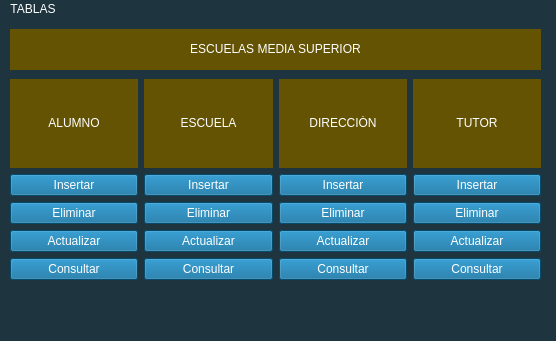
<?xml version="1.0" encoding="UTF-8"?>
<ui version="4.0">
 <class>mainwindow</class>
 <widget class="QMainWindow" name="mainwindow">
  <property name="geometry">
   <rect>
    <x>0</x>
    <y>0</y>
    <width>556</width>
    <height>341</height>
   </rect>
  </property>
  <property name="windowTitle">
   <string>ESCUELAS MEDIA SUPERIOR</string>
  </property>
  <property name="windowIcon">
   <iconset resource="../resources_rc.qrc">
    <normaloff>:/iconos/recursos/conocimiento.png</normaloff>:/iconos/recursos/conocimiento.png</iconset>
  </property>
  <property name="styleSheet">
   <string notr="true">QWidget
{
	background-color:#1E343F;
	color:#ffffff;
	border-color:#000000;
}
QPushButton
{
	background-color:#046799;
	color:#FFFFFF;
	border-color:#000000;
}

QComboBox
{
	background-color:#034263;
	color:#FFFFFF;
	border-color:#000000;
}

QLabel
{
	background-color:#635303;
	color:#FFFFFF;
	border-color:#000000;
}
QMenu
{
	background-color:#046799;
	color:#FFFFFF;
	border-color:#000000;
}</string>
  </property>
  <widget class="QWidget" name="centralwidget">
   <widget class="QWidget" name="layoutWidget">
    <property name="geometry">
     <rect>
      <x>10</x>
      <y>60</y>
      <width>531</width>
      <height>201</height>
     </rect>
    </property>
    <layout class="QGridLayout" name="gridLayout">
     <item row="3" column="2">
      <widget class="QPushButton" name="actualizar_d">
       <property name="text">
        <string>Actualizar</string>
       </property>
       <property name="icon">
        <iconset resource="../resources_rc.qrc">
         <normaloff>:/iconos/recursos/boton-actualizar.png</normaloff>:/iconos/recursos/boton-actualizar.png</iconset>
       </property>
      </widget>
     </item>
     <item row="2" column="2">
      <widget class="QPushButton" name="eliminar_d">
       <property name="text">
        <string>Eliminar</string>
       </property>
       <property name="icon">
        <iconset resource="../resources_rc.qrc">
         <normaloff>:/iconos/recursos/eliminar.png</normaloff>:/iconos/recursos/eliminar.png</iconset>
       </property>
      </widget>
     </item>
     <item row="0" column="0">
      <widget class="QLabel" name="label">
       <property name="styleSheet">
        <string notr="true">font: 700 13pt &quot;Unispace&quot;;</string>
       </property>
       <property name="text">
        <string>&lt;html&gt;&lt;head/&gt;&lt;body&gt;&lt;p align=&quot;center&quot;&gt;ALUMNO&lt;/p&gt;&lt;/body&gt;&lt;/html&gt;</string>
       </property>
      </widget>
     </item>
     <item row="1" column="0">
      <widget class="QPushButton" name="insertar_a">
       <property name="text">
        <string>Insertar</string>
       </property>
       <property name="icon">
        <iconset resource="../resources_rc.qrc">
         <normaloff>:/iconos/recursos/boton-agregar.png</normaloff>:/iconos/recursos/boton-agregar.png</iconset>
       </property>
      </widget>
     </item>
     <item row="2" column="0">
      <widget class="QPushButton" name="eliminar_a">
       <property name="text">
        <string>Eliminar</string>
       </property>
       <property name="icon">
        <iconset resource="../resources_rc.qrc">
         <normaloff>:/iconos/recursos/eliminar.png</normaloff>:/iconos/recursos/eliminar.png</iconset>
       </property>
      </widget>
     </item>
     <item row="2" column="3">
      <widget class="QPushButton" name="eliminar_t">
       <property name="text">
        <string>Eliminar</string>
       </property>
       <property name="icon">
        <iconset resource="../resources_rc.qrc">
         <normaloff>:/iconos/recursos/eliminar.png</normaloff>:/iconos/recursos/eliminar.png</iconset>
       </property>
      </widget>
     </item>
     <item row="1" column="1">
      <widget class="QPushButton" name="insertar_e">
       <property name="text">
        <string>Insertar</string>
       </property>
       <property name="icon">
        <iconset resource="../resources_rc.qrc">
         <normaloff>:/iconos/recursos/boton-agregar.png</normaloff>:/iconos/recursos/boton-agregar.png</iconset>
       </property>
      </widget>
     </item>
     <item row="4" column="2">
      <widget class="QPushButton" name="consultar_d">
       <property name="text">
        <string>Consultar</string>
       </property>
       <property name="icon">
        <iconset resource="../resources_rc.qrc">
         <normaloff>:/iconos/recursos/consulta.png</normaloff>:/iconos/recursos/consulta.png</iconset>
       </property>
      </widget>
     </item>
     <item row="4" column="0">
      <widget class="QPushButton" name="consultar_a">
       <property name="text">
        <string>Consultar</string>
       </property>
       <property name="icon">
        <iconset resource="../resources_rc.qrc">
         <normaloff>:/iconos/recursos/consulta.png</normaloff>:/iconos/recursos/consulta.png</iconset>
       </property>
      </widget>
     </item>
     <item row="2" column="1">
      <widget class="QPushButton" name="eliminar_e">
       <property name="text">
        <string>Eliminar</string>
       </property>
       <property name="icon">
        <iconset resource="../resources_rc.qrc">
         <normaloff>:/iconos/recursos/eliminar.png</normaloff>:/iconos/recursos/eliminar.png</iconset>
       </property>
      </widget>
     </item>
     <item row="3" column="3">
      <widget class="QPushButton" name="actualizar_t">
       <property name="text">
        <string>Actualizar</string>
       </property>
       <property name="icon">
        <iconset resource="../resources_rc.qrc">
         <normaloff>:/iconos/recursos/boton-actualizar.png</normaloff>:/iconos/recursos/boton-actualizar.png</iconset>
       </property>
      </widget>
     </item>
     <item row="4" column="3">
      <widget class="QPushButton" name="consultar_t">
       <property name="text">
        <string>Consultar</string>
       </property>
       <property name="icon">
        <iconset resource="../resources_rc.qrc">
         <normaloff>:/iconos/recursos/consulta.png</normaloff>:/iconos/recursos/consulta.png</iconset>
       </property>
      </widget>
     </item>
     <item row="3" column="1">
      <widget class="QPushButton" name="actualizar_e">
       <property name="text">
        <string>Actualizar</string>
       </property>
       <property name="icon">
        <iconset resource="../resources_rc.qrc">
         <normaloff>:/iconos/recursos/boton-actualizar.png</normaloff>:/iconos/recursos/boton-actualizar.png</iconset>
       </property>
      </widget>
     </item>
     <item row="1" column="3">
      <widget class="QPushButton" name="insertar_t">
       <property name="text">
        <string>Insertar</string>
       </property>
       <property name="icon">
        <iconset resource="../resources_rc.qrc">
         <normaloff>:/iconos/recursos/boton-agregar.png</normaloff>:/iconos/recursos/boton-agregar.png</iconset>
       </property>
      </widget>
     </item>
     <item row="1" column="2">
      <widget class="QPushButton" name="insertar_d">
       <property name="text">
        <string>Insertar</string>
       </property>
       <property name="icon">
        <iconset resource="../resources_rc.qrc">
         <normaloff>:/iconos/recursos/boton-agregar.png</normaloff>:/iconos/recursos/boton-agregar.png</iconset>
       </property>
      </widget>
     </item>
     <item row="0" column="1">
      <widget class="QLabel" name="label_2">
       <property name="styleSheet">
        <string notr="true">font: 700 13pt &quot;Unispace&quot;;</string>
       </property>
       <property name="text">
        <string>&lt;html&gt;&lt;head/&gt;&lt;body&gt;&lt;p align=&quot;center&quot;&gt;ESCUELA&lt;/p&gt;&lt;/body&gt;&lt;/html&gt;</string>
       </property>
      </widget>
     </item>
     <item row="0" column="3">
      <widget class="QLabel" name="label_4">
       <property name="styleSheet">
        <string notr="true">font: 700 13pt &quot;Unispace&quot;;</string>
       </property>
       <property name="text">
        <string>&lt;html&gt;&lt;head/&gt;&lt;body&gt;&lt;p align=&quot;center&quot;&gt;TUTOR&lt;/p&gt;&lt;/body&gt;&lt;/html&gt;</string>
       </property>
      </widget>
     </item>
     <item row="0" column="2">
      <widget class="QLabel" name="label_3">
       <property name="styleSheet">
        <string notr="true">font: 700 13pt &quot;Unispace&quot;;</string>
       </property>
       <property name="text">
        <string>&lt;html&gt;&lt;head/&gt;&lt;body&gt;&lt;p align=&quot;center&quot;&gt;DIRECCIÓN&lt;/p&gt;&lt;/body&gt;&lt;/html&gt;</string>
       </property>
      </widget>
     </item>
     <item row="3" column="0">
      <widget class="QPushButton" name="actualizar_a">
       <property name="text">
        <string>Actualizar</string>
       </property>
       <property name="icon">
        <iconset resource="../resources_rc.qrc">
         <normaloff>:/iconos/recursos/boton-actualizar.png</normaloff>:/iconos/recursos/boton-actualizar.png</iconset>
       </property>
      </widget>
     </item>
     <item row="4" column="1">
      <widget class="QPushButton" name="consultar_e">
       <property name="text">
        <string>Consultar</string>
       </property>
       <property name="icon">
        <iconset resource="../resources_rc.qrc">
         <normaloff>:/iconos/recursos/consulta.png</normaloff>:/iconos/recursos/consulta.png</iconset>
       </property>
      </widget>
     </item>
    </layout>
   </widget>
   <widget class="QLabel" name="label_5">
    <property name="geometry">
     <rect>
      <x>10</x>
      <y>10</y>
      <width>531</width>
      <height>41</height>
     </rect>
    </property>
    <property name="styleSheet">
     <string notr="true">font: 700 13pt &quot;Unispace&quot;;</string>
    </property>
    <property name="text">
     <string>&lt;html&gt;&lt;head/&gt;&lt;body&gt;&lt;p align=&quot;center&quot;&gt;ESCUELAS MEDIA SUPERIOR&lt;/p&gt;&lt;/body&gt;&lt;/html&gt;</string>
    </property>
   </widget>
  </widget>
  <widget class="QStatusBar" name="statusbar"/>
  <widget class="QMenuBar" name="menubar">
   <property name="geometry">
    <rect>
     <x>0</x>
     <y>0</y>
     <width>556</width>
     <height>22</height>
    </rect>
   </property>
   <widget class="QMenu" name="menuTABLAS">
    <property name="title">
     <string>TABLAS</string>
    </property>
    <widget class="QMenu" name="menuALUMNO">
     <property name="title">
      <string>ALUMNO</string>
     </property>
     <addaction name="actionINSERTAR"/>
     <addaction name="actionELIMINAR"/>
     <addaction name="actionACTUALIZAR"/>
     <addaction name="actionCONSULTAR"/>
    </widget>
    <widget class="QMenu" name="menuESCUELA">
     <property name="title">
      <string>ESCUELA</string>
     </property>
     <addaction name="actionINSERTAR_2"/>
     <addaction name="actionELIMINAR_2"/>
     <addaction name="actionACTUALIZAR_2"/>
     <addaction name="actionCONSULTAR_2"/>
    </widget>
    <widget class="QMenu" name="menuTUTOR">
     <property name="title">
      <string>TUTOR</string>
     </property>
     <addaction name="actionINSERTAR_3"/>
     <addaction name="actionELIMINAR_3"/>
     <addaction name="actionACTUALIZAR_3"/>
     <addaction name="actionCONSULTAR_3"/>
    </widget>
    <widget class="QMenu" name="menuDIRECCI_N">
     <property name="title">
      <string>DIRECCIÓN</string>
     </property>
     <addaction name="actionINSERTAR_4"/>
     <addaction name="actionELIMINAR_4"/>
     <addaction name="actionACTUALIZAR_4"/>
     <addaction name="actionCONSULTAR_4"/>
    </widget>
    <addaction name="menuALUMNO"/>
    <addaction name="menuESCUELA"/>
    <addaction name="menuTUTOR"/>
    <addaction name="menuDIRECCI_N"/>
   </widget>
   <addaction name="menuTABLAS"/>
  </widget>
  <action name="actionINSERTAR">
   <property name="icon">
    <iconset resource="../resources_rc.qrc">
     <normaloff>:/iconos/recursos/boton-agregar.png</normaloff>:/iconos/recursos/boton-agregar.png</iconset>
   </property>
   <property name="text">
    <string>INSERTAR</string>
   </property>
  </action>
  <action name="actionELIMINAR">
   <property name="icon">
    <iconset resource="../resources_rc.qrc">
     <normaloff>:/iconos/recursos/eliminar.png</normaloff>:/iconos/recursos/eliminar.png</iconset>
   </property>
   <property name="text">
    <string>ELIMINAR</string>
   </property>
  </action>
  <action name="actionACTUALIZAR">
   <property name="icon">
    <iconset resource="../resources_rc.qrc">
     <normaloff>:/iconos/recursos/boton-actualizar.png</normaloff>:/iconos/recursos/boton-actualizar.png</iconset>
   </property>
   <property name="text">
    <string>ACTUALIZAR</string>
   </property>
  </action>
  <action name="actionCONSULTAR">
   <property name="icon">
    <iconset resource="../resources_rc.qrc">
     <normaloff>:/iconos/recursos/consulta.png</normaloff>:/iconos/recursos/consulta.png</iconset>
   </property>
   <property name="text">
    <string>CONSULTAR</string>
   </property>
  </action>
  <action name="actionINSERTAR_2">
   <property name="icon">
    <iconset resource="../resources_rc.qrc">
     <normaloff>:/iconos/recursos/boton-agregar.png</normaloff>:/iconos/recursos/boton-agregar.png</iconset>
   </property>
   <property name="text">
    <string>INSERTAR</string>
   </property>
  </action>
  <action name="actionELIMINAR_2">
   <property name="icon">
    <iconset resource="../resources_rc.qrc">
     <normaloff>:/iconos/recursos/eliminar.png</normaloff>:/iconos/recursos/eliminar.png</iconset>
   </property>
   <property name="text">
    <string>ELIMINAR</string>
   </property>
  </action>
  <action name="actionACTUALIZAR_2">
   <property name="icon">
    <iconset resource="../resources_rc.qrc">
     <normaloff>:/iconos/recursos/boton-actualizar.png</normaloff>:/iconos/recursos/boton-actualizar.png</iconset>
   </property>
   <property name="text">
    <string>ACTUALIZAR</string>
   </property>
  </action>
  <action name="actionCONSULTAR_2">
   <property name="icon">
    <iconset resource="../resources_rc.qrc">
     <normaloff>:/iconos/recursos/consulta.png</normaloff>:/iconos/recursos/consulta.png</iconset>
   </property>
   <property name="text">
    <string>CONSULTAR</string>
   </property>
  </action>
  <action name="actionINSERTAR_3">
   <property name="icon">
    <iconset resource="../resources_rc.qrc">
     <normaloff>:/iconos/recursos/boton-agregar.png</normaloff>:/iconos/recursos/boton-agregar.png</iconset>
   </property>
   <property name="text">
    <string>INSERTAR</string>
   </property>
  </action>
  <action name="actionELIMINAR_3">
   <property name="icon">
    <iconset resource="../resources_rc.qrc">
     <normaloff>:/iconos/recursos/eliminar.png</normaloff>:/iconos/recursos/eliminar.png</iconset>
   </property>
   <property name="text">
    <string>ELIMINAR</string>
   </property>
  </action>
  <action name="actionACTUALIZAR_3">
   <property name="icon">
    <iconset resource="../resources_rc.qrc">
     <normaloff>:/iconos/recursos/boton-actualizar.png</normaloff>:/iconos/recursos/boton-actualizar.png</iconset>
   </property>
   <property name="text">
    <string>ACTUALIZAR</string>
   </property>
  </action>
  <action name="actionCONSULTAR_3">
   <property name="icon">
    <iconset resource="../resources_rc.qrc">
     <normaloff>:/iconos/recursos/consulta.png</normaloff>:/iconos/recursos/consulta.png</iconset>
   </property>
   <property name="text">
    <string>CONSULTAR</string>
   </property>
  </action>
  <action name="actionINSERTAR_4">
   <property name="icon">
    <iconset resource="../resources_rc.qrc">
     <normaloff>:/iconos/recursos/boton-agregar.png</normaloff>:/iconos/recursos/boton-agregar.png</iconset>
   </property>
   <property name="text">
    <string>INSERTAR</string>
   </property>
  </action>
  <action name="actionELIMINAR_4">
   <property name="icon">
    <iconset resource="../resources_rc.qrc">
     <normaloff>:/iconos/recursos/eliminar.png</normaloff>:/iconos/recursos/eliminar.png</iconset>
   </property>
   <property name="text">
    <string>ELIMINAR</string>
   </property>
  </action>
  <action name="actionACTUALIZAR_4">
   <property name="icon">
    <iconset resource="../resources_rc.qrc">
     <normaloff>:/iconos/recursos/boton-actualizar.png</normaloff>:/iconos/recursos/boton-actualizar.png</iconset>
   </property>
   <property name="text">
    <string>ACTUALIZAR</string>
   </property>
  </action>
  <action name="actionCONSULTAR_4">
   <property name="icon">
    <iconset resource="../resources_rc.qrc">
     <normaloff>:/iconos/recursos/consulta.png</normaloff>:/iconos/recursos/consulta.png</iconset>
   </property>
   <property name="text">
    <string>CONSULTAR</string>
   </property>
  </action>
 </widget>
 <resources>
  <include location="../resources_rc.qrc"/>
 </resources>
 <connections/>
</ui>
